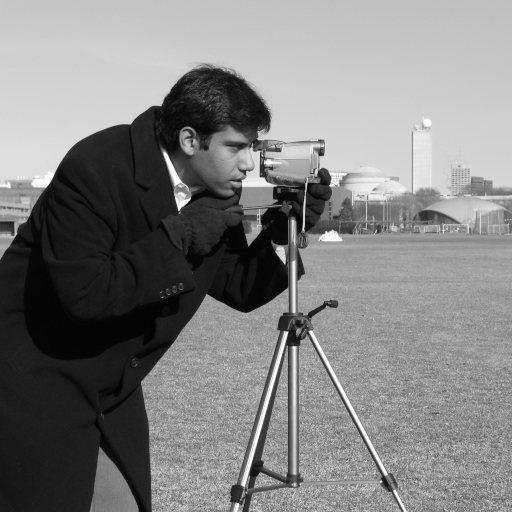
#> input picture data/camera.png, 512 x 512 px; its folder holds only this picture in this run
$ python run_experiment.py
#> lines starting #> are read from the running program, lines starting #| are printed output that depends on the picture
### src/metrics.py
"""PSNR and 7x7 uniform-window SSIM with sample covariance, valid interior."""
import numpy as np
from numpy.lib.stride_tricks import sliding_window_view


def psnr(reference, image):
    error = np.mean((reference.astype(np.float64) - image.astype(np.float64)) ** 2)
    return float('inf') if error == 0 else float(10 * np.log10(255.0 ** 2 / error))


def ssim(reference, image):
    x, y = reference.astype(np.float64), image.astype(np.float64)
    def mean7(a):
        return sliding_window_view(a, (7, 7)).mean(axis=(-2, -1))
    ux, uy = mean7(x), mean7(y)
    vx = (mean7(x*x) - ux*ux) * 49/48
    vy = (mean7(y*y) - uy*uy) * 49/48
    cov = (mean7(x*y) - ux*uy) * 49/48
    c1, c2 = (0.01*255)**2, (0.03*255)**2
    return float(np.mean(((2*ux*uy+c1)*(2*cov+c2)) / ((ux*ux+uy*uy+c1)*(vx+vy+c2))))

### src/filters.py
"""Median baselines and the classical two-stage adaptive median filter.

The adaptive algorithm is an implementation of a known method, not a new algorithm.
All neighborhoods are read from the original noisy input (no in-place feedback).
"""
import numpy as np
from numpy.lib.stride_tricks import sliding_window_view


def windows(image, size):
    if image.ndim != 2 or image.dtype != np.uint8:
        raise ValueError('Expected a 2D uint8 grayscale image')
    if size < 3 or size % 2 != 1:
        raise ValueError('Window size must be an odd integer >= 3')
    # symmetric padding repeats the boundary pixel, like scipy mode=reflect.
    return sliding_window_view(np.pad(image, size // 2, mode='symmetric'), (size, size))


def fixed_median(image, size=3):
    return np.median(windows(image, size), axis=(-2, -1)).astype(np.uint8)


def switching_median(image):
    """Ablation: keep interior intensities, replace only 0/255 with 3x3 median."""
    med = fixed_median(image, 3)
    return np.where((image == 0) | (image == 255), med, image).astype(np.uint8)


def adaptive_median(image, max_size=7):
    """Classical stage A/B decision; fall back to median at maximum window."""
    if max_size < 3 or max_size % 2 != 1:
        raise ValueError('max_size must be an odd integer >= 3')
    result = image.copy()
    unresolved = np.ones(image.shape, dtype=bool)
    for size in range(3, max_size + 1, 2):
        w = windows(image, size)
        lo, hi = w.min(axis=(-2, -1)), w.max(axis=(-2, -1))
        med = np.median(w, axis=(-2, -1)).astype(np.uint8)
        # Comparisons avoid unsigned subtraction overflow.
        ready = unresolved & (med > lo) & (med < hi)
        keep = (image > lo) & (image < hi)
        result[ready] = np.where(keep, image, med)[ready]
        unresolved[ready] = False
        if not unresolved.any():
            break
        if size == max_size:
            result[unresolved] = med[unresolved]
    return result

### run_experiment.py
"""Reproduce every metric and comparison figure without network access."""
import csv
import hashlib
import json
import platform
import time
from pathlib import Path
import numpy as np
import PIL
from PIL import Image, ImageDraw, ImageFont
from src.filters import fixed_median, switching_median, adaptive_median
from src.metrics import psnr, ssim

ROOT = Path(__file__).resolve().parent
DENSITIES = [0.05, 0.15, 0.30]
SEEDS = [2026, 2027, 2028]
METHODS = {'noisy': lambda x:x, 'median3':lambda x:fixed_median(x,3),
           'median5':lambda x:fixed_median(x,5), 'switching3':switching_median,
           'adaptive7':adaptive_median}


def add_noise(image, density, seed):
    rng = np.random.default_rng(seed)
    draw = rng.random(image.shape)
    out = image.copy()
    out[draw < density/2] = 0
    out[(draw >= density/2) & (draw < density)] = 255
    return out, float(np.mean(draw < density)), float(np.mean(out != image))


def font(size):
    for path in ['C:/Windows/Fonts/arial.ttf', '/usr/share/fonts/truetype/dejavu/DejaVuSans.ttf']:
        if Path(path).exists():
            return ImageFont.truetype(path,size)
    return ImageFont.load_default()


def panels(images, labels, path, crop=None):
    cell, top = 320, 48
    canvas = Image.new('RGB', (cell*3, (cell+top)*2), 'white')
    draw = ImageDraw.Draw(canvas)
    for i,(a,label) in enumerate(zip(images,labels)):
        im = Image.fromarray(a)
        if crop: im = im.crop(crop)
        im.thumbnail((cell-12,cell-12), Image.Resampling.NEAREST)
        if crop: im = im.resize((cell-12,cell-12), Image.Resampling.NEAREST)
        x,y=(i%3)*cell,(i//3)*(cell+top)
        draw.text((x+8,y+10),label,font=font(18),fill='black')
        canvas.paste(im,(x+(cell-im.width)//2,y+top+(cell-im.height)//2))
    canvas.save(path)


def main():
    result_dir = ROOT/'results'
    result_dir.mkdir(exist_ok=True)
    rows, manifest = [], []
    for file in sorted((ROOT/'data').glob('*.png')):
        original = Image.open(file).convert('L')
#> original is the input picture: PIL image 512x512 L; min 0, max 255, mean 129.1
        # Keep aspect ratio; no upsampling. Integer uint8, LANCZOS downsampling.
        image = original.copy()
        image.thumbnail((256,256), Image.Resampling.LANCZOS)
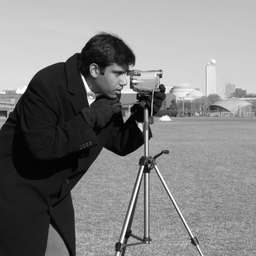
#> image: PIL image 256x256 L; min 0, max 255, mean 129
        clean = np.asarray(image)
        manifest.append({'name':file.stem, 'original_size':list(original.size),
                         'processed_size':list(image.size), 'sha256':hashlib.sha256(file.read_bytes()).hexdigest()})
        Image.fromarray(clean).save(result_dir/f'{file.stem}_clean.png')
        for density in DENSITIES:
            for seed in SEEDS:
                noisy, sampled, changed = add_noise(clean,density,seed)
                outputs = {}
                for method,fn in METHODS.items():
                    start=time.perf_counter()
                    out=fn(noisy)
                    elapsed=(time.perf_counter()-start)*1000
                    outputs[method]=out
                    rows.append(dict(image=file.stem,density=density,seed=seed,method=method,
                                     sampled_fraction=sampled,changed_fraction=changed,
                                     psnr=psnr(clean,out),ssim=ssim(clean,out),runtime_ms=elapsed))
                if density==0.30 and seed==2026:
                    ims=[clean]+list(outputs.values())
                    labels=['Reference','Noisy 30%','Median 3x3','Median 5x5','Switching 3x3','Adaptive max 7x7']
                    panels(ims,labels,result_dir/f'{file.stem}_comparison.png')
                    h,w=clean.shape
                    box=(w//4,h//4,w//4+64,h//4+64)
                    panels(ims,labels,result_dir/f'{file.stem}_crop.png',crop=box)
                    for name,a in outputs.items(): Image.fromarray(a).save(result_dir/f'{file.stem}_{name}.png')
#> this loop made 3 passes
#> pass 1, in ssim, `x, y = reference.astype(np.float64), image.astype(np.float64)`:
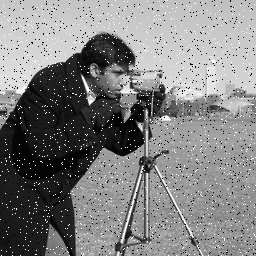
#> y: shape (256, 256) float64; min 0, max 255, mean 128.9
#> pass 1, in ssim, `ux, uy = mean7(x), mean7(y)`:
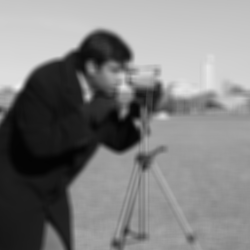
#> ux: shape (250, 250) float64; min 3.53, max 239.1, mean 128.1
#> after the loop:
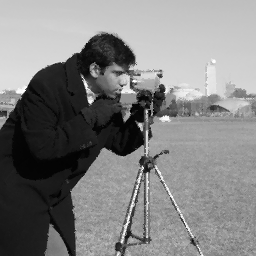
#> a: shape (256, 256); min 1, max 254, mean 129
#> after the loop:
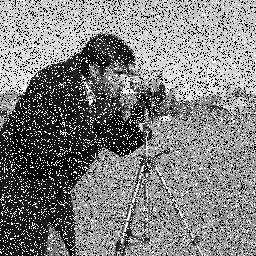
#> noisy: shape (256, 256); min 0, max 255, mean 128.4
#> after the loop, rows = 45 items
        print(file.stem,'finished',flush=True)
#| camera finished
    with (result_dir/'metrics.csv').open('w',newline='',encoding='utf-8') as f:
        writer=csv.DictWriter(f,fieldnames=rows[0]);writer.writeheader();writer.writerows(rows)
    summary=[]
    for density in DENSITIES:
        for method in METHODS:
            selected=[r for r in rows if r['density']==density and r['method']==method]
            summary.append(dict(density=density,method=method,n=len(selected),
                psnr_mean=float(np.mean([r['psnr'] for r in selected])),
                psnr_std=float(np.std([r['psnr'] for r in selected],ddof=1)),
                ssim_mean=float(np.mean([r['ssim'] for r in selected])),
                runtime_ms_mean=float(np.mean([r['runtime_ms'] for r in selected]))))
#> after the loop, summary = 15 items
    payload=dict(summary=summary,data=manifest,environment=dict(python=platform.python_version(),
        numpy=np.__version__,pillow=PIL.__version__,platform=platform.platform(),processor=platform.processor()),
        protocol=dict(densities=DENSITIES,seeds=SEEDS,max_size=7,padding='symmetric',
                      ssim='7x7 uniform, sample covariance, data_range=255, valid interior'))
#> payload = 4 items
    (result_dir/'summary.json').write_text(json.dumps(payload,ensure_ascii=False,indent=2),encoding='utf-8')
    print(json.dumps(summary,indent=2),flush=True)
#> (printed output is left out)

if __name__=='__main__': main()

$ run again, on data/coins.png
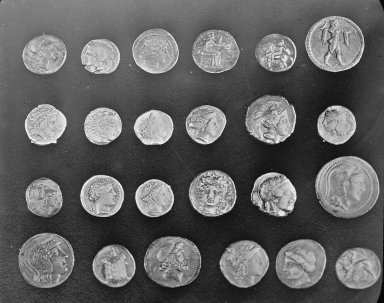
#> input picture data/coins.png, 384 x 303 px
#> in main, original is the input picture: PIL image 384x303 L; min 1, max 252, mean 96.9
#> the loop in main, `for density in DENSITIES:` made 3 passes
#> pass 1, in ssim, `ux, uy = mean7(x), mean7(y)`:
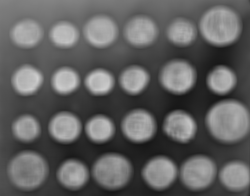
#> ux: shape (196, 250) float64; min 23.12, max 207.4, mean 97.6
#> after the loop in main, `for density in DENSITIES:`:
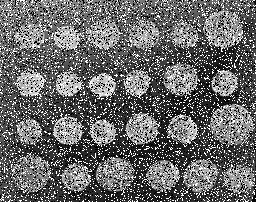
#> noisy: shape (202, 256); min 0, max 255, mean 105.7
#> after the loop in main, `for density in DENSITIES:`: rows = 45 items
#| coins finished
#> after the loop in main, `for density in DENSITIES:`: summary = 15 items
#> payload = 4 items
#> (printed output is left out)

$ run again, on data/page.png
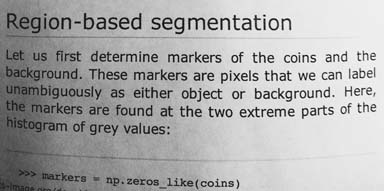
#> input picture data/page.png, 384 x 191 px
#> in main, original is the input picture: PIL image 384x191 L; min 0, max 255, mean 171.5
#> the loop in main, `for density in DENSITIES:` made 3 passes
#> pass 1, in ssim, `ux, uy = mean7(x), mean7(y)`:
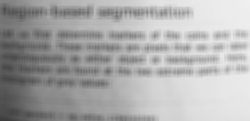
#> ux: shape (121, 250) float64; min 60.88, max 239, mean 171.2
#> after the loop in main, `for density in DENSITIES:`:
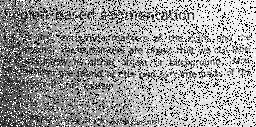
#> noisy: shape (127, 256); min 0, max 255, mean 158.6
#> after the loop in main, `for density in DENSITIES:`: rows = 45 items
#| page finished
#> after the loop in main, `for density in DENSITIES:`: summary = 15 items
#> payload = 4 items
#> (printed output is left out)
